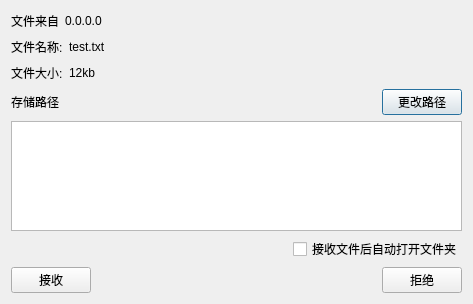
<?xml version="1.0" encoding="UTF-8"?>
<ui version="4.0">
 <class>Dialog</class>
 <widget class="QDialog" name="Dialog">
  <property name="geometry">
   <rect>
    <x>0</x>
    <y>0</y>
    <width>473</width>
    <height>304</height>
   </rect>
  </property>
  <property name="windowTitle">
   <string>您有新文件到达</string>
  </property>
  <layout class="QGridLayout" name="gridLayout_2">
   <item row="0" column="0">
    <layout class="QGridLayout" name="gridLayout">
     <item row="0" column="0">
      <layout class="QHBoxLayout" name="horizontalLayout">
       <item>
        <widget class="QLabel" name="label_2">
         <property name="text">
          <string>文件来自</string>
         </property>
        </widget>
       </item>
       <item>
        <widget class="QLabel" name="senderIPv4">
         <property name="text">
          <string>0.0.0.0</string>
         </property>
        </widget>
       </item>
       <item>
        <spacer name="horizontalSpacer_5">
         <property name="orientation">
          <enum>Qt::Horizontal</enum>
         </property>
         <property name="sizeHint" stdset="0">
          <size>
           <width>40</width>
           <height>20</height>
          </size>
         </property>
        </spacer>
       </item>
      </layout>
     </item>
     <item row="1" column="0">
      <layout class="QHBoxLayout" name="horizontalLayout_5">
       <item>
        <widget class="QLabel" name="label_7">
         <property name="text">
          <string>文件名称:</string>
         </property>
        </widget>
       </item>
       <item>
        <widget class="QLabel" name="receiveFileName">
         <property name="text">
          <string>test.txt</string>
         </property>
        </widget>
       </item>
       <item>
        <spacer name="horizontalSpacer_2">
         <property name="orientation">
          <enum>Qt::Horizontal</enum>
         </property>
         <property name="sizeHint" stdset="0">
          <size>
           <width>40</width>
           <height>20</height>
          </size>
         </property>
        </spacer>
       </item>
      </layout>
     </item>
     <item row="2" column="0">
      <layout class="QHBoxLayout" name="horizontalLayout_6">
       <item>
        <widget class="QLabel" name="label_6">
         <property name="text">
          <string>文件大小:</string>
         </property>
        </widget>
       </item>
       <item>
        <widget class="QLabel" name="receiveFileSize">
         <property name="text">
          <string>12kb</string>
         </property>
        </widget>
       </item>
       <item>
        <spacer name="horizontalSpacer_3">
         <property name="orientation">
          <enum>Qt::Horizontal</enum>
         </property>
         <property name="sizeHint" stdset="0">
          <size>
           <width>40</width>
           <height>20</height>
          </size>
         </property>
        </spacer>
       </item>
      </layout>
     </item>
     <item row="3" column="0">
      <layout class="QHBoxLayout" name="horizontalLayout_2">
       <item>
        <widget class="QLabel" name="label">
         <property name="text">
          <string>存储路径</string>
         </property>
        </widget>
       </item>
       <item>
        <spacer name="horizontalSpacer_4">
         <property name="orientation">
          <enum>Qt::Horizontal</enum>
         </property>
         <property name="sizeHint" stdset="0">
          <size>
           <width>40</width>
           <height>20</height>
          </size>
         </property>
        </spacer>
       </item>
       <item>
        <widget class="QPushButton" name="modifySaveFilePath">
         <property name="text">
          <string>更改路径</string>
         </property>
        </widget>
       </item>
      </layout>
     </item>
     <item row="4" column="0">
      <widget class="QTextEdit" name="saveFilePath"/>
     </item>
     <item row="5" column="0">
      <layout class="QHBoxLayout" name="horizontalLayout_4">
       <item>
        <spacer name="horizontalSpacer_6">
         <property name="orientation">
          <enum>Qt::Horizontal</enum>
         </property>
         <property name="sizeHint" stdset="0">
          <size>
           <width>40</width>
           <height>20</height>
          </size>
         </property>
        </spacer>
       </item>
       <item>
        <widget class="QCheckBox" name="checkBox">
         <property name="layoutDirection">
          <enum>Qt::LeftToRight</enum>
         </property>
         <property name="text">
          <string>接收文件后自动打开文件夹</string>
         </property>
        </widget>
       </item>
      </layout>
     </item>
     <item row="6" column="0">
      <layout class="QHBoxLayout" name="horizontalLayout_3">
       <item>
        <widget class="QPushButton" name="acceptFile">
         <property name="text">
          <string>接收</string>
         </property>
        </widget>
       </item>
       <item>
        <spacer name="horizontalSpacer">
         <property name="orientation">
          <enum>Qt::Horizontal</enum>
         </property>
         <property name="sizeHint" stdset="0">
          <size>
           <width>40</width>
           <height>20</height>
          </size>
         </property>
        </spacer>
       </item>
       <item>
        <widget class="QPushButton" name="rejectFile">
         <property name="text">
          <string>拒绝</string>
         </property>
        </widget>
       </item>
      </layout>
     </item>
    </layout>
   </item>
  </layout>
 </widget>
 <resources/>
 <connections/>
</ui>
